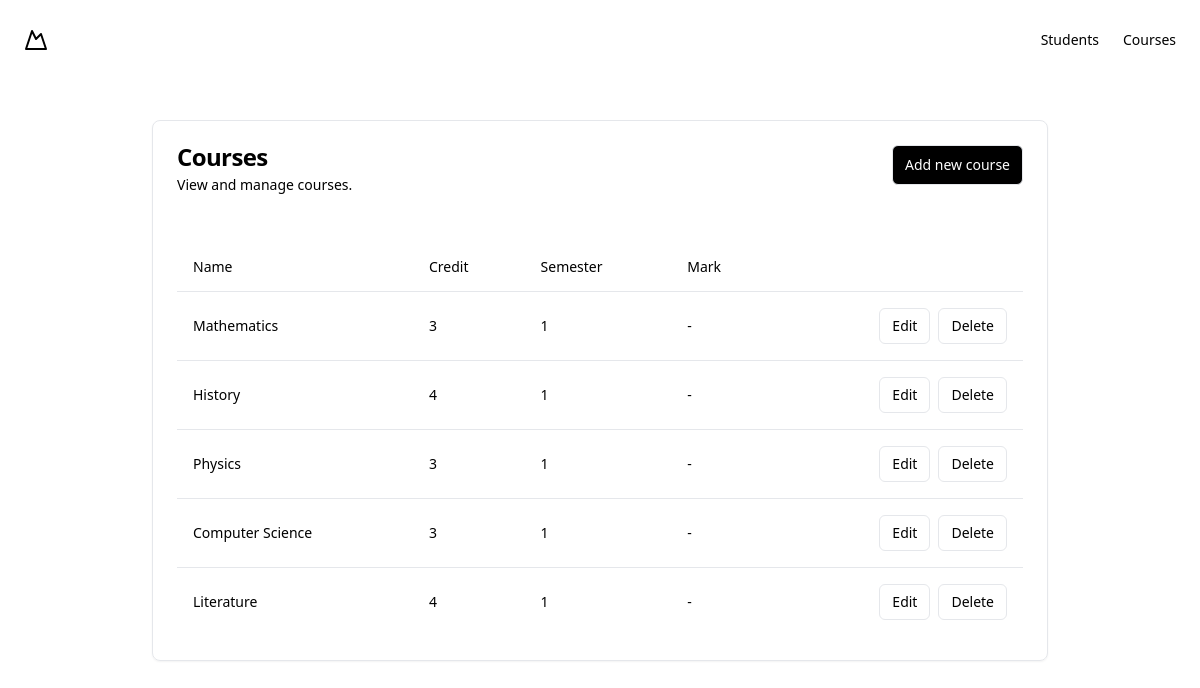
The page /courses/index.php on the database as committed earlier.
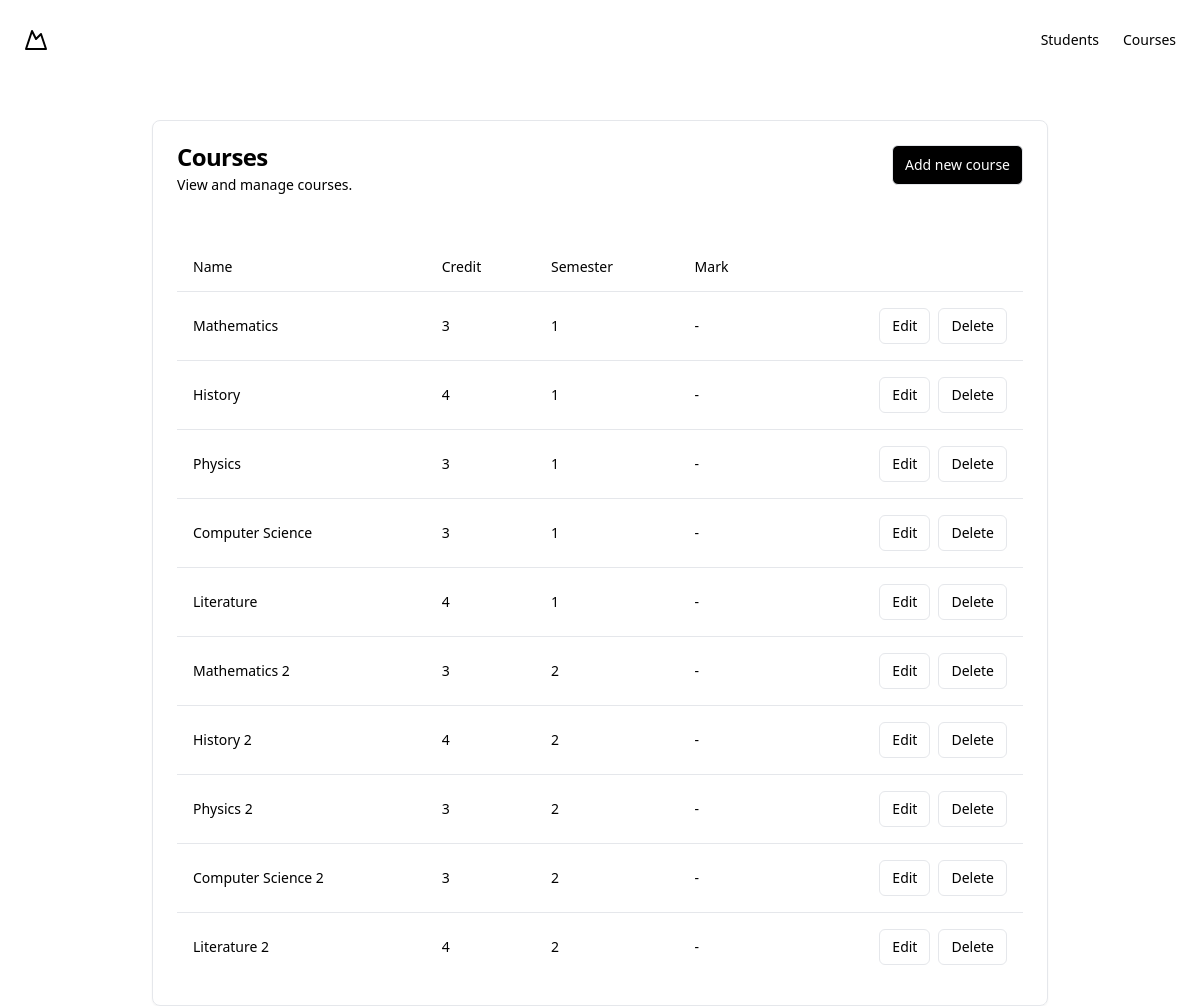
The same page on the database as committed later.
### tables this page shows
CREATE TABLE courses (
    id INT AUTO_INCREMENT PRIMARY KEY,
    name VARCHAR(255) NOT NULL,
    credit int NOT NULL,
    semester int NOT NULL,
    mark int NULL
);

### core/DB.php (called while the page is built, shortened)
<?php
class DB
{
    public PDO $pdo;
    public PDOStatement $statement;
    public function __construct($credentials, $username = "root", $password = "")
    {
        $dsn       = "mysql:" . http_build_query($credentials, "", ";");
        $this->pdo = new PDO($dsn, $username, $password, [
            PDO::ATTR_DEFAULT_FETCH_MODE => PDO::FETCH_ASSOC,
        ]);
    }
    public function query($sql, $params = []): static
    {
        $this->statement = $this->pdo->prepare($sql);
        $this->statement->execute($params);
        return $this;
    }
    public function finds(): false|array
    {
        return $this->statement->fetchAll();
    }
}

### core/helper.php (called while the page is built, shortened)
<?php
$db = new DB(
    [
        "host" => "localhost",
        "port" => 3306,
        "dbname" => "systech_student-performance-information-system",
        "charset" => "utf8mb4"
    ],
    "root",
    "2611"
);

### courses/index.php (the view)
<?php
require_once "../views/layouts/header.php";
$courses = $db->query("SELECT * FROM courses")->finds();
?>
<div class="w-full max-w-4xl pt-10 mx-auto">
    <div class="rounded-lg border bg-card text-card-foreground shadow-sm" data-v0-t="card">
        <div class="p-6 flex justify-between">
            <div class="flex flex-col space-y-1.5 ">
                <h3 class="whitespace-nowrap text-2xl font-semibold leading-none tracking-tight">Courses</h3>
                <p class="text-sm text-muted-foreground">View and manage courses.</p>
            </div>
            <div>
                <a href="/courses/create.php" class="inline-flex items-center justify-center whitespace-nowrap text-sm font-medium ring-offset-background transition-colors focus-visible:outline-none focus-visible:ring-2 focus-visible:ring-ring focus-visible:ring-offset-2 disabled:pointer-events-none disabled:opacity-50 border border-input bg-black text-white hover:bg-accent hover:text-accent-foreground h-10 rounded-md px-3" color="destructive">
                    Add new course
                </a>
            </div>
        </div>
        <div class="p-6">
            <div class="relative w-full overflow-auto">
                <table class="w-full caption-bottom text-sm">
                    <thead class="[&amp;_tr]:border-b">
                        <tr class="border-b transition-colors hover:bg-muted/50 data-[state=selected]:bg-muted">
                            <th class="h-12 px-4 text-left align-middle font-medium text-muted-foreground [&amp;:has([role=checkbox])]:pr-0">
                                Name
                            </th>
                            <th class="h-12 px-4 text-left align-middle font-medium text-muted-foreground [&amp;:has([role=checkbox])]:pr-0">
                                Credit
                            </th>
                            <th class="h-12 px-4 text-left align-middle font-medium text-muted-foreground [&amp;:has([role=checkbox])]:pr-0">
                                Semester
                            </th>
                            <th class="h-12 px-4 text-left align-middle font-medium text-muted-foreground [&amp;:has([role=checkbox])]:pr-0">
                                Mark
                            </th>
                            <th class="h-12 px-4 text-left align-middle font-medium text-muted-foreground [&amp;:has([role=checkbox])]:pr-0" <th class="h-12 px-4 text-left align-middle font-medium text-muted-foreground [&amp;:has([role=checkbox])]:pr-0">
                            </th>
                        </tr>
                    </thead>
                    <tbody class="[&amp;_tr:last-child]:border-0">
                        <?php foreach ($courses as $course) : ?>
                            <tr class="border-b transition-colors hover:bg-muted/50 data-[state=selected]:bg-muted">
                                <td class="p-4 align-middle [&amp;:has([role=checkbox])]:pr-0"><?= $course["name"] ?></td>
                                <td class="p-4 align-middle [&amp;:has([role=checkbox])]:pr-0"><?= $course["credit"] ?></td>
                                <td class="p-4 align-middle [&amp;:has([role=checkbox])]:pr-0"><?= $course["semester"] ?></td>
                                <td class="p-4 align-middle [&amp;:has([role=checkbox]j]:pr-0"><?= $course["mark"] ?? '-' ?></td>
                                <td class="p-4 align-middle [&amp;:has([role=checkbox])]:pr-0">
                                    <div class="flex items-center justify-end gap-2">
                                        <a href="/courses/edit.php?id=<?= $course['id'] ?>" class="inline-flex items-center justify-center whitespace-nowrap text-sm font-medium ring-offset-background transition-colors focus-visible:outline-none focus-visible:ring-2 focus-visible:ring-ring focus-visible:ring-offset-2 disabled:pointer-events-none disabled:opacity-50 border border-input bg-background hover:bg-accent hover:text-accent-foreground h-9 rounded-md px-3">
                                            Edit
                                        </a>
                                        <a href="/courses/destroy.php?id=<?= $course['id'] ?>" class="inline-flex items-center justify-center whitespace-nowrap text-sm font-medium ring-offset-background transition-colors focus-visible:outline-none focus-visible:ring-2 focus-visible:ring-ring focus-visible:ring-offset-2 disabled:pointer-events-none disabled:opacity-50 border border-input bg-background hover:bg-accent hover:text-accent-foreground h-9 rounded-md px-3" color="destructive">
                                            Delete
                                        </a>
                                    </div>
                                </td>
                            </tr>
                        <?php endforeach ?>
                    </tbody>
                </table>
            </div>
        </div>
    </div>
</div>
<?php
require_once "../views/layouts/footer.php";
?>

### views/layouts/header.php (shortened to what this page needs)
<!DOCTYPE html>
<html lang="en">
<head>
    <script src="https://cdn.tailwindcss.com"></script>
</head>
<body>
    <header class="flex h-20 w-full shrink-0 items-center px-4 md:px-6">
        <div class="w-[150px]">
            <a class="mr-6 flex items-center" href="#">
                <svg xmlns="http://www.w3.org/2000/svg" width="24" height="24" viewBox="0 0 24 24" fill="none" stroke="currentColor" stroke-width="2" stroke-linecap="round" stroke-linejoin="round" class="h-6 w-6">
                    <path d="m8 3 4 8 5-5 5 15H2L8 3z"></path>
                </svg>
            </a>
        </div>
        <nav class="ml-auto flex gap-4 sm:gap-6">
            <a class="text-sm font-medium hover:underline underline-offset-4" href="/students/index.php">
                Students
            </a>
            <a class="text-sm font-medium hover:underline underline-offset-4" href="/courses/index.php">
                Courses
            </a>
        </nav>
    </header>
    <div class="container mx-auto flex flex-col justify-center items-center">

### views/layouts/footer.php (shortened to what this page needs)
</div>
</body>
</html>

Rows that differ between the two databases and show on the page:
added courses: name "Mathematics 2", credit "3", semester "2", mark "-"
added courses: name "History 2", credit "4", semester "2", mark "-"
added courses: name "Physics 2", credit "3", semester "2", mark "-"
added courses: name "Computer Science 2", credit "3", semester "2", mark "-"
added courses: name "Literature 2", credit "4", semester "2", mark "-"
